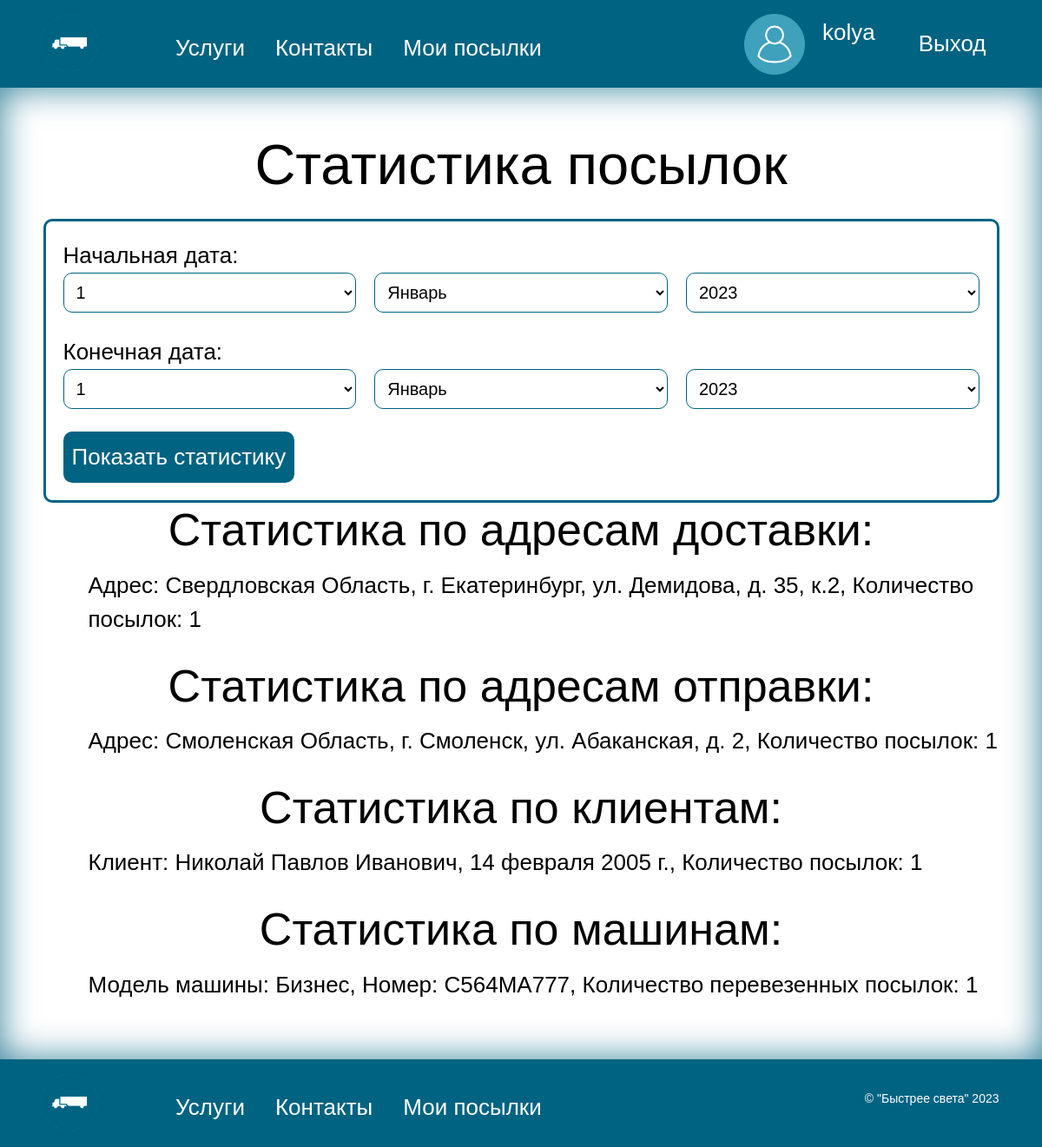
Screenshot of /package_statistics/ (signed in) with the database file from the repository.
### navigate/models.py (models this page shows, shortened)
class CustomUser(AbstractUser):
    ROLE_CHOICES = [
        ('Клиент', 'Клиент'),
        ('Сотрудник', 'Сотрудник'),
        ('Водитель', 'Водитель'),
        ('Администратор', 'Администратор'),
    ]
    first_name = models.CharField(max_length=50, verbose_name='Имя', null=True)
    last_name = models.CharField(max_length=50, verbose_name='Фамилия', null=True)
    patronymic = models.CharField(max_length=50, verbose_name='Отчество', null=True)
    phone_number = models.CharField(max_length=11, verbose_name='Номер телефона', null=True)
    passport = models.CharField(max_length=10, verbose_name='Серия номер паспорта', unique=True, null=True)
    date_of_birth = models.DateField(verbose_name='Дата рождения', null=True)
    role = models.CharField(max_length=200,
                              choices=ROLE_CHOICES,
                              default='Клиент',
                              verbose_name='Роль')
    class Meta:
        verbose_name = "Пользователя"
        verbose_name_plural = "Пользователи"

class PointIssue(models.Model):
    region = models.CharField(max_length=200, verbose_name='Регион')
    city = models.CharField(max_length=200, verbose_name='Город')
    street = models.CharField(max_length=200, verbose_name='Улица')
    home = models.CharField(max_length=10, verbose_name='Дом')
    corpus = models.CharField(max_length=10, verbose_name='Корпус', null=True, blank=True)
    warehouse_id = models.ForeignKey('Warehouse', on_delete=models.SET_NULL,null=True, verbose_name='Cклад')
    class Meta:
        verbose_name = "Пункт выдачи"
        verbose_name_plural = "Пункты выдачи"

class Car(models.Model):
    STATUS_CHOICES = [
        ('На базе', 'На базе'),
        ('Назначен водитель', 'Назначен водитель'),
        ('Ремонт', 'Ремонт'),
        ('Списана', 'Списана'),
    ]
    vin = models.CharField(max_length=17, verbose_name='VIN', unique=True)
    state_number = models.CharField(max_length=9, verbose_name='Гос.номер')
    stamp = models.CharField(max_length=200, verbose_name='Марка')
    model = models.CharField(max_length=200, verbose_name='Модель')
    status = models.CharField(max_length=200,
                              choices=STATUS_CHOICES,
                              default='На базе',
                              verbose_name='Статус')
    driver_id = models.ForeignKey(settings.AUTH_USER_MODEL,
                                  limit_choices_to={'role': "Водитель"},
                                  on_delete=models.SET_NULL, null=True, blank=True, verbose_name='Водитель')
    class Meta:
        verbose_name = "Машину"
        verbose_name_plural = "Машины"

### navigate/views.py (the view)
# urls.py: path('package_statistics/', views.PackageStatisticsView.as_view(), name='package_statistics'),
@method_decorator(login_required, name='dispatch')
class PackageStatisticsView(View):
    template_name = 'package_statistics.html'
    def get(self, request, *args, **kwargs):
        form = DateRangeForm(request.GET or None)
        if form.is_valid():
            start_date = form.cleaned_data['start_date']
            end_date = form.cleaned_data['end_date']
        else:
            today = datetime.today()
            end_date = today
            start_date = today - timedelta(days=30)
        delivery_address_stats = Package.objects.filter(
            date_of_receipt__range=[start_date, end_date]
        ).values('delivery_address__region', 'delivery_address__city', 'delivery_address__street', 'delivery_address__city', 'delivery_address__home', 'delivery_address__corpus').annotate(count=Count('id')).order_by('-count')
        sending_address_stats = Package.objects.filter(
            date_of_receipt__range=[start_date, end_date]
        ).values('sending_address__region', 'sending_address__city', 'sending_address__street', 'sending_address__city', 'sending_address__home', 'sending_address__corpus').annotate(count=Count('id')).order_by('-count')
        client_stats = Package.objects.filter(
            date_of_receipt__range=[start_date, end_date]
        ).values('client_id__first_name', 'client_id__last_name', 'client_id__patronymic', 'client_id__date_of_birth').annotate(count=Count('id')).order_by('-count')
        car_stats = Package.objects.filter(
            date_of_receipt__range=[start_date, end_date]
        ).values('car_id__model', 'car_id__state_number').annotate(count=Count('id')).order_by('-count')
        context = {
            'form': form,
            'delivery_address_stats': delivery_address_stats,
            'sending_address_stats': sending_address_stats,
            'client_stats': client_stats,
            'car_stats': car_stats,
        }
        return render(request, self.template_name, context)

### navigate/forms.py
class DateRangeForm(forms.Form):
    start_date = forms.DateField(label='Начальная дата', widget=SelectDateWidget())
    end_date = forms.DateField(label='Конечная дата', widget=SelectDateWidget())

### templates/package_statistics.html (shortened to what this page needs)
{% extends 'base.html' %}
{% block content %}
<main>
  <div class="container">
    <h1>Статистика посылок</h1>
    <form method="get" class="form-statics">
      {{ form.as_p }}
      <button class="static-button" type="submit">Показать статистику</button>
    </form>
    <h2>Статистика по адресам доставки:</h2>
    <ul>
      {% for stat in delivery_address_stats %}
        <li>Адрес: {{ stat.delivery_address__region }}, г. {{ stat.delivery_address__city }}, ул. {{ stat.delivery_address__street }}, д. {{ stat.delivery_address__home }},{% if stat.delivery_address__corpus %} к.{{ stat.delivery_address__corpus }}, {%endif%} Количество посылок: {{ stat.count }}</li>
      {% endfor %}
    </ul>
    <h2>Статистика по адресам отправки:</h2>
    <ul>
      {% for stat in sending_address_stats %}
        <li>Адрес: {{ stat.sending_address__region }}, г. {{ stat.sending_address__city }}, ул. {{ stat.sending_address__street }}, д. {{ stat.sending_address__home }},  Количество посылок: {{ stat.count }}</li>
      {% endfor %}
    </ul>
    <h2>Статистика по клиентам:</h2>
    <ul>
      {% for stat in client_stats %}
        <li>Клиент: {{ stat.client_id__first_name }} {{ stat.client_id__last_name }} {{ stat.client_id__patronymic }}, {{ stat.client_id__date_of_birth }}, Количество посылок: {{ stat.count }}</li>
      {% endfor %}
    </ul>
     <h2>Статистика по машинам:</h2>
    <ul>
      {% for stat in car_stats %}
      {% if stat.car_id__state_number %}
        <li>Модель машины: {{ stat.car_id__model }}, Номер: {{ stat.car_id__state_number }}, Количество перевезенных посылок: {{ stat.count }}</li>
      {% endif %}
      {% endfor %}
    </ul>
  </div>
  </main>
{% endblock %}

### templates/base.html (shortened to what this page needs)
<!DOCTYPE html>
<html lang="ru">
<head>
    {%load static %}
    <link rel="stylesheet" href="{% static "css/style.css" %}">
    <link href="https://cdn.jsdelivr.net/npm/bootstrap@5.0.2/dist/css/bootstrap.min.css" rel="stylesheet">
</head>
<body >
    <header>
        <nav class="container nav header-nav">
            <a href="{%url 'home'%}">
                <img src="{% static "image/logo.png" %}" alt="лого" height="70" width="70">
            </a>
            <ul class="nav-list">
               {% if user.role == 'Клиент' or  not user.is_authenticated %}
                <li class="nav-list-item"><a href="{%url 'services'%}" style="color: #FFFFFF">Услуги</a></li>
                <li class="nav-list-item"><a href="{%url 'contact'%}" style="color: #FFFFFF">Контакты</a></li>
                    {%if user.is_authenticated %}
                        <li class="nav-list-item"><a href="{%url 'mypakeges'%}" style="color: #FFFFFF">Мои посылки</a></li>
                    {% endif %}
                {% endif %}
            </ul>
            <div class="signin">
                {% if user.is_authenticated %}
                    {% if user.role == 'Клиент' %}
                        <a href="{%url 'account'%}" style="color: #FFFFFF">
                            <div class="user-header">
                                <img src="{% static "image/user2.png" %}" alt="лого" height="70" width="70">
                                <p class="user-header-p">{{user.username}}</p>
                            </div>
                        </a>
                    {% endif %}
                    <a href="{% url 'logout' %}" style="margin-left: 20px; color: #FFFFFF">Выход</a>
                {% else %}
                    <a href="{%url 'login'%}" style="color: #FFFFFF">Войти</a>
                    <a href="{%url 'signup'%}" style="margin-left: 20px;color: #FFFFFF">Зарегистрироваться</a>
                {% endif %}
            </div>
        </nav>
    </header>
    {% block content %}
    {% endblock %}
    <footer>
        <div class="container nav header-nav">
            <a href="{%url 'home'%}">
                <img src="{% static "image/logo.png" %}" alt="лого" height="70" width="70">
            </a>
             <ul class="nav-list">
               {% if user.role == 'Клиент' or  not user.is_authenticated %}
                <li class="nav-list-item"><a href="{%url 'services'%}" style="color: #FFFFFF">Услуги</a></li>
                <li class="nav-list-item"><a href="{%url 'contact'%}" style="color: #FFFFFF">Контакты</a></li>
                    {%if user.is_authenticated %}
                        <li class="nav-list-item"><a href="{%url 'mypakeges'%}" style="color: #FFFFFF">Мои посылки</a></li>
                    {% endif %}
                {% endif %}
            </ul>
            <p class="copiright">&copy; "Быстрее света" 2023</p>
        </div>
    </footer>
</body>
</html>

### static/css/style.css (style rules this page uses)
* { color: black; padding: 0px; margin: 0px; border: none; font-size: 26px; font-family: Arial, Helvetica, sans-serif; }
*, *::before, *::after { box-sizing: border-box; }
a, a:link, a:visited { text-decoration: none; }
aside, nav, footer, header, section, main { display: block; }
h1, h2, h3, h4, h5, h6, p { font-size: inherit; font-weight: inherit; }
ul, ul li { list-style: none; }
img { vertical-align: top; }
img, svg { max-width: 100%; height: auto; }
input, textarea, button, select { font-family: inherit; font-size: inherit; color: inherit; background-color: transparent; }
button, input[type="submit"] { display: inline-block; box-shadow: none; background-color: transparent; background: none; cursor: pointer; }
label { cursor: pointer; }
.container { max-width: 1170px; margin-left: auto; margin-right: auto; padding-left: 16px; padding-right: 16px; margin-bottom: 0; margin-top: 0; }
header { padding: 10px 0px; background-color: #006382; }
.header-nav { display: flex; justify-content: flex-start; }
.nav-list { display: flex; justify-content: flex-start; align-items: center; margin: 0; }
.nav-list-item { margin-top: 10px; margin-left: 5px; color: white; }
.signin { display: flex; align-items: center; margin-left: auto; }
footer { margin: 0; background-color: #006382; padding: 10px 0; }
.copiright { color: white; display: flex; align-items: center; margin-left: auto; font-size: 14px; margin-top: 15px; }
main { min-height: 100vh; padding-top: 40px; padding-bottom: 40px; box-shadow: inset 0px 0px 40px rgba(0, 99, 130, 0.8); }
h1 { font-size: 50px; padding: 10px; text-align: center; }
h2 { font-size: 32px; text-align: center; margin-top: 20px; margin-bottom: 20px; }
.form-statics > p { display: flex; flex-wrap: wrap; justify-content: space-between; }
.form-statics > p > label { width: 100% }
.form-statics > p > select { border: 1px solid #006382; border-radius: 10px; padding: 10px; font-size: 20px; width: 32%; }
.user-header { display: flex; align-item: center; flex-direction: row; justify-content: center; text-align: center; }
.user-header-p { margin-left: 20px; color: white; display: flex; text-align: center; justify-content: center; align-items: center; }
a { color:#666; background-image: linear-gradient(to top, #feffff, #006382); background-repeat: no-repeat; background-size: 0 100%; border-radius: 4px; text-decoration: none; padding: 5px 15px; transition: 0.3s; }
.create-pakeges, .form-sign ,.form-reset-pass, .form-login , .form-user-edit, .form-change-pass, .form-edit-pakage, .form-statics { border: 3px solid #006382; border-radius: 10px; padding: 20px; }
.static-button { color: white; background-color: #006382; padding: 10px; margin-top: 20px; border-radius: 10px; display: flex; text-align: center; align-items: center; justify-content: center; }

### rows the page displays
CustomUser: username "kolya", client_id__first_name "Николай", client_id__last_name "Павлов", client_id__patronymic "Иванович", client_id__date_of_birth "14 февраля 2005 г.", count "1"
PointIssue: delivery_address__region "Свердловская Область", delivery_address__city "Екатеринбург", delivery_address__street "Демидова", delivery_address__home "35", delivery_address__corpus "2", count "1"
PointIssue: sending_address__region "Смоленская Область", sending_address__city "Смоленск", sending_address__street "Абаканская", sending_address__home "2", count "1"
Car: car_id__model "Бизнес", car_id__state_number "C564MA777", count "1"
